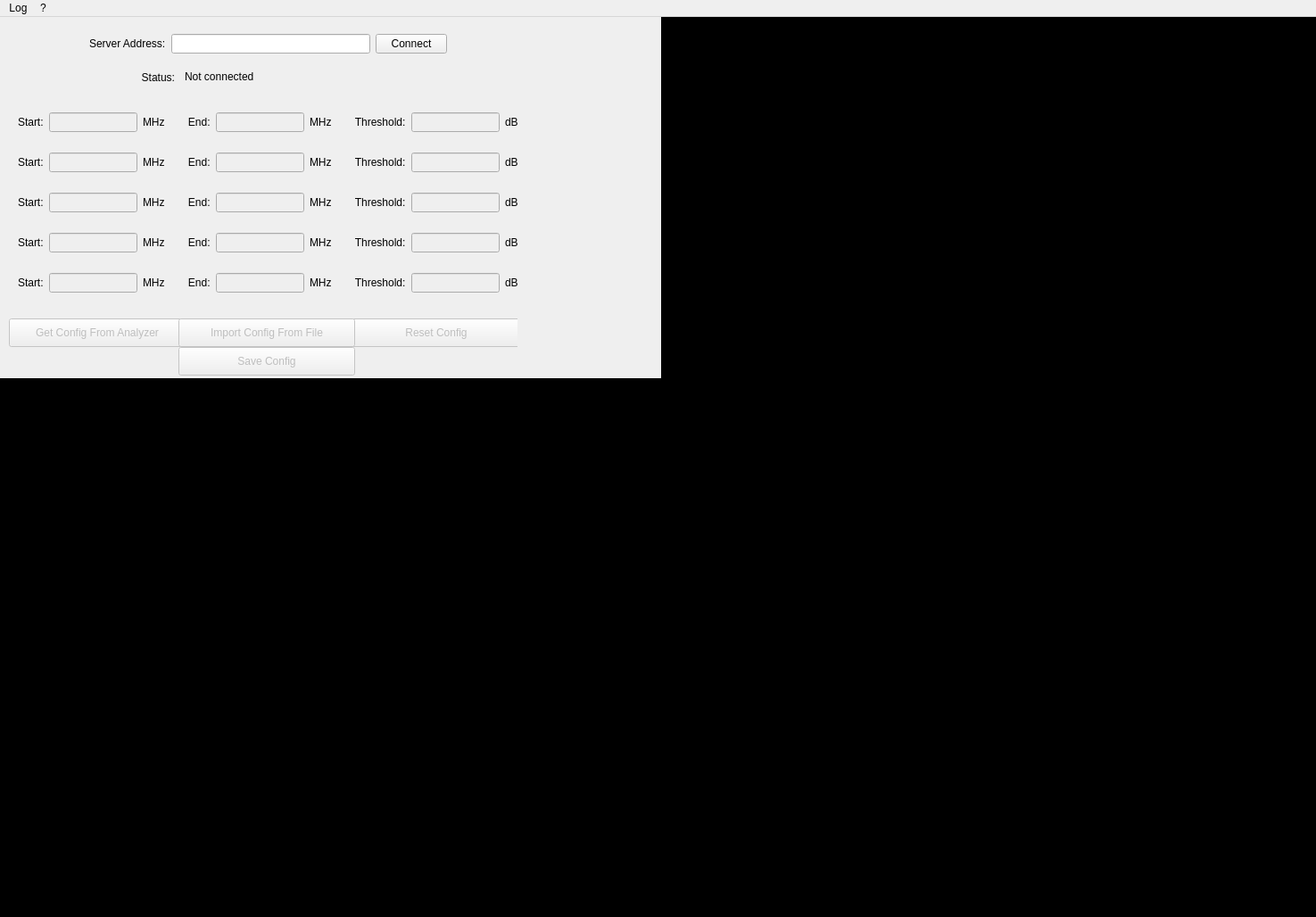
<?xml version="1.0" encoding="UTF-8"?>
<ui version="4.0">
 <class>MainWindow</class>
 <widget class="QMainWindow" name="MainWindow">
  <property name="geometry">
   <rect>
    <x>0</x>
    <y>0</y>
    <width>1475</width>
    <height>1028</height>
   </rect>
  </property>
  <property name="minimumSize">
   <size>
    <width>835</width>
    <height>690</height>
   </size>
  </property>
  <property name="windowTitle">
   <string>Nova</string>
  </property>
  <widget class="QWidget" name="centralwidget">
   <layout class="QVBoxLayout" name="verticalLayout">
    <property name="spacing">
     <number>0</number>
    </property>
    <property name="leftMargin">
     <number>0</number>
    </property>
    <property name="topMargin">
     <number>0</number>
    </property>
    <property name="rightMargin">
     <number>0</number>
    </property>
    <property name="bottomMargin">
     <number>0</number>
    </property>
    <item>
     <widget class="QFrame" name="frame_top">
      <property name="maximumSize">
       <size>
        <width>16777215</width>
        <height>405</height>
       </size>
      </property>
      <property name="frameShape">
       <enum>QFrame::NoFrame</enum>
      </property>
      <property name="frameShadow">
       <enum>QFrame::Raised</enum>
      </property>
      <layout class="QHBoxLayout" name="horizontalLayout">
       <property name="leftMargin">
        <number>0</number>
       </property>
       <property name="topMargin">
        <number>0</number>
       </property>
       <property name="rightMargin">
        <number>0</number>
       </property>
       <property name="bottomMargin">
        <number>12</number>
       </property>
       <item alignment="Qt::AlignLeft|Qt::AlignTop">
        <widget class="QFrame" name="frame_form">
         <property name="minimumSize">
          <size>
           <width>580</width>
           <height>405</height>
          </size>
         </property>
         <property name="maximumSize">
          <size>
           <width>580</width>
           <height>405</height>
          </size>
         </property>
         <property name="frameShape">
          <enum>QFrame::NoFrame</enum>
         </property>
         <property name="frameShadow">
          <enum>QFrame::Raised</enum>
         </property>
         <widget class="QPushButton" name="reset_btn">
          <property name="enabled">
           <bool>false</bool>
          </property>
          <property name="geometry">
           <rect>
            <x>390</x>
            <y>338</y>
            <width>198</width>
            <height>32</height>
           </rect>
          </property>
          <property name="text">
           <string>Reset Config</string>
          </property>
         </widget>
         <widget class="QWidget" name="gridLayoutWidget_2">
          <property name="geometry">
           <rect>
            <x>100</x>
            <y>10</y>
            <width>401</width>
            <height>41</height>
           </rect>
          </property>
          <layout class="QGridLayout" name="gridLayout_2">
           <item row="0" column="2">
            <widget class="QPushButton" name="connect_btn">
             <property name="text">
              <string>Connect</string>
             </property>
            </widget>
           </item>
           <item row="0" column="0">
            <widget class="QLabel" name="label_31">
             <property name="text">
              <string>Server Address:</string>
             </property>
            </widget>
           </item>
           <item row="0" column="1">
            <widget class="QLineEdit" name="address_entry"/>
           </item>
          </layout>
         </widget>
         <widget class="QPushButton" name="get_config_btn">
          <property name="enabled">
           <bool>false</bool>
          </property>
          <property name="geometry">
           <rect>
            <x>10</x>
            <y>338</y>
            <width>198</width>
            <height>32</height>
           </rect>
          </property>
          <property name="text">
           <string>Get Config From Analyzer</string>
          </property>
         </widget>
         <widget class="QPushButton" name="import_config_btn">
          <property name="enabled">
           <bool>false</bool>
          </property>
          <property name="geometry">
           <rect>
            <x>200</x>
            <y>338</y>
            <width>198</width>
            <height>32</height>
           </rect>
          </property>
          <property name="text">
           <string>Import Config From File</string>
          </property>
         </widget>
         <widget class="QWidget" name="gridLayoutWidget">
          <property name="geometry">
           <rect>
            <x>20</x>
            <y>90</y>
            <width>561</width>
            <height>241</height>
           </rect>
          </property>
          <layout class="QGridLayout" name="gridLayout">
           <item row="3" column="8">
            <widget class="QLabel" name="label_24">
             <property name="text">
              <string>dB</string>
             </property>
            </widget>
           </item>
           <item row="3" column="7">
            <widget class="QLineEdit" name="threshold_entries_3">
             <property name="enabled">
              <bool>false</bool>
             </property>
            </widget>
           </item>
           <item row="3" column="6">
            <widget class="QLabel" name="label_23">
             <property name="text">
              <string>   Threshold:</string>
             </property>
            </widget>
           </item>
           <item row="3" column="5">
            <widget class="QLabel" name="label_22">
             <property name="text">
              <string>MHz   </string>
             </property>
            </widget>
           </item>
           <item row="3" column="4">
            <widget class="QLineEdit" name="end_entries_3">
             <property name="enabled">
              <bool>false</bool>
             </property>
            </widget>
           </item>
           <item row="0" column="5">
            <widget class="QLabel" name="label_4">
             <property name="text">
              <string>MHz   </string>
             </property>
            </widget>
           </item>
           <item row="1" column="1">
            <widget class="QLineEdit" name="start_entries_1">
             <property name="enabled">
              <bool>false</bool>
             </property>
            </widget>
           </item>
           <item row="2" column="1">
            <widget class="QLineEdit" name="start_entries_2">
             <property name="enabled">
              <bool>false</bool>
             </property>
            </widget>
           </item>
           <item row="1" column="7">
            <widget class="QLineEdit" name="threshold_entries_1">
             <property name="enabled">
              <bool>false</bool>
             </property>
            </widget>
           </item>
           <item row="1" column="6">
            <widget class="QLabel" name="label_8">
             <property name="text">
              <string>   Threshold:</string>
             </property>
            </widget>
           </item>
           <item row="1" column="8">
            <widget class="QLabel" name="label_9">
             <property name="text">
              <string>dB</string>
             </property>
            </widget>
           </item>
           <item row="0" column="4">
            <widget class="QLineEdit" name="end_entries_0">
             <property name="enabled">
              <bool>false</bool>
             </property>
            </widget>
           </item>
           <item row="0" column="1">
            <widget class="QLineEdit" name="start_entries_0">
             <property name="enabled">
              <bool>false</bool>
             </property>
            </widget>
           </item>
           <item row="0" column="8">
            <widget class="QLabel" name="label_6">
             <property name="text">
              <string>dB</string>
             </property>
            </widget>
           </item>
           <item row="0" column="7">
            <widget class="QLineEdit" name="threshold_entries_0">
             <property name="enabled">
              <bool>false</bool>
             </property>
            </widget>
           </item>
           <item row="1" column="2">
            <widget class="QLabel" name="label_11">
             <property name="text">
              <string>MHz   </string>
             </property>
            </widget>
           </item>
           <item row="2" column="0">
            <widget class="QLabel" name="label_13">
             <property name="text">
              <string>Start:</string>
             </property>
            </widget>
           </item>
           <item row="1" column="0">
            <widget class="QLabel" name="label_10">
             <property name="text">
              <string>Start:</string>
             </property>
            </widget>
           </item>
           <item row="1" column="5">
            <widget class="QLabel" name="label_7">
             <property name="text">
              <string>MHz   </string>
             </property>
            </widget>
           </item>
           <item row="0" column="2">
            <widget class="QLabel" name="label_2">
             <property name="text">
              <string>MHz   </string>
             </property>
            </widget>
           </item>
           <item row="0" column="0">
            <widget class="QLabel" name="label">
             <property name="text">
              <string>Start:</string>
             </property>
            </widget>
           </item>
           <item row="0" column="3">
            <widget class="QLabel" name="label_3">
             <property name="text">
              <string>   End:</string>
             </property>
            </widget>
           </item>
           <item row="2" column="2">
            <widget class="QLabel" name="label_14">
             <property name="text">
              <string>MHz   </string>
             </property>
            </widget>
           </item>
           <item row="1" column="4">
            <widget class="QLineEdit" name="end_entries_1">
             <property name="enabled">
              <bool>false</bool>
             </property>
            </widget>
           </item>
           <item row="1" column="3">
            <widget class="QLabel" name="label_12">
             <property name="text">
              <string>   End:</string>
             </property>
            </widget>
           </item>
           <item row="0" column="6">
            <widget class="QLabel" name="label_5">
             <property name="text">
              <string>   Threshold:</string>
             </property>
            </widget>
           </item>
           <item row="2" column="3">
            <widget class="QLabel" name="label_15">
             <property name="text">
              <string>   End:</string>
             </property>
            </widget>
           </item>
           <item row="2" column="4">
            <widget class="QLineEdit" name="end_entries_2">
             <property name="enabled">
              <bool>false</bool>
             </property>
            </widget>
           </item>
           <item row="2" column="5">
            <widget class="QLabel" name="label_16">
             <property name="text">
              <string>MHz   </string>
             </property>
            </widget>
           </item>
           <item row="2" column="6">
            <widget class="QLabel" name="label_17">
             <property name="text">
              <string>   Threshold:</string>
             </property>
            </widget>
           </item>
           <item row="2" column="7">
            <widget class="QLineEdit" name="threshold_entries_2">
             <property name="enabled">
              <bool>false</bool>
             </property>
            </widget>
           </item>
           <item row="2" column="8">
            <widget class="QLabel" name="label_18">
             <property name="text">
              <string>dB</string>
             </property>
            </widget>
           </item>
           <item row="3" column="0">
            <widget class="QLabel" name="label_19">
             <property name="text">
              <string>Start:</string>
             </property>
            </widget>
           </item>
           <item row="3" column="1">
            <widget class="QLineEdit" name="start_entries_3">
             <property name="enabled">
              <bool>false</bool>
             </property>
            </widget>
           </item>
           <item row="3" column="2">
            <widget class="QLabel" name="label_20">
             <property name="text">
              <string>MHz   </string>
             </property>
            </widget>
           </item>
           <item row="3" column="3">
            <widget class="QLabel" name="label_21">
             <property name="text">
              <string>   End:</string>
             </property>
            </widget>
           </item>
           <item row="4" column="0">
            <widget class="QLabel" name="label_25">
             <property name="text">
              <string>Start:</string>
             </property>
            </widget>
           </item>
           <item row="4" column="2">
            <widget class="QLabel" name="label_26">
             <property name="text">
              <string>MHz   </string>
             </property>
            </widget>
           </item>
           <item row="4" column="1">
            <widget class="QLineEdit" name="start_entries_4">
             <property name="enabled">
              <bool>false</bool>
             </property>
            </widget>
           </item>
           <item row="4" column="8">
            <widget class="QLabel" name="label_30">
             <property name="text">
              <string>dB</string>
             </property>
            </widget>
           </item>
           <item row="4" column="7">
            <widget class="QLineEdit" name="threshold_entries_4">
             <property name="enabled">
              <bool>false</bool>
             </property>
            </widget>
           </item>
           <item row="4" column="6">
            <widget class="QLabel" name="label_29">
             <property name="text">
              <string>   Threshold:</string>
             </property>
            </widget>
           </item>
           <item row="4" column="5">
            <widget class="QLabel" name="label_28">
             <property name="text">
              <string>MHz   </string>
             </property>
            </widget>
           </item>
           <item row="4" column="4">
            <widget class="QLineEdit" name="end_entries_4">
             <property name="enabled">
              <bool>false</bool>
             </property>
            </widget>
           </item>
           <item row="4" column="3">
            <widget class="QLabel" name="label_27">
             <property name="text">
              <string>   End:</string>
             </property>
            </widget>
           </item>
          </layout>
         </widget>
         <widget class="QLabel" name="label_32">
          <property name="geometry">
           <rect>
            <x>98</x>
            <y>57</y>
            <width>98</width>
            <height>21</height>
           </rect>
          </property>
          <property name="layoutDirection">
           <enum>Qt::LeftToRight</enum>
          </property>
          <property name="text">
           <string>Status:</string>
          </property>
          <property name="alignment">
           <set>Qt::AlignRight|Qt::AlignTrailing|Qt::AlignVCenter</set>
          </property>
         </widget>
         <widget class="QPushButton" name="save_btn">
          <property name="enabled">
           <bool>false</bool>
          </property>
          <property name="geometry">
           <rect>
            <x>200</x>
            <y>370</y>
            <width>198</width>
            <height>32</height>
           </rect>
          </property>
          <property name="text">
           <string>Save Config</string>
          </property>
         </widget>
         <widget class="QLabel" name="connected_status_label">
          <property name="geometry">
           <rect>
            <x>207</x>
            <y>60</y>
            <width>361</width>
            <height>41</height>
           </rect>
          </property>
          <property name="text">
           <string>Not connected</string>
          </property>
          <property name="alignment">
           <set>Qt::AlignLeading|Qt::AlignLeft|Qt::AlignTop</set>
          </property>
         </widget>
         <widget class="QLabel" name="X_coord_label">
          <property name="geometry">
           <rect>
            <x>480</x>
            <y>380</y>
            <width>101</width>
            <height>20</height>
           </rect>
          </property>
          <property name="text">
           <string> </string>
          </property>
         </widget>
        </widget>
       </item>
       <item alignment="Qt::AlignTop">
        <widget class="QFrame" name="frame_top_plot">
         <property name="minimumSize">
          <size>
           <width>100</width>
           <height>405</height>
          </size>
         </property>
         <property name="maximumSize">
          <size>
           <width>16777215</width>
           <height>405</height>
          </size>
         </property>
         <property name="styleSheet">
          <string notr="true">background-color: rgb(0, 0, 0);</string>
         </property>
         <property name="frameShape">
          <enum>QFrame::NoFrame</enum>
         </property>
         <property name="frameShadow">
          <enum>QFrame::Raised</enum>
         </property>
         <layout class="QVBoxLayout" name="verticalLayout_2">
          <property name="leftMargin">
           <number>0</number>
          </property>
          <property name="topMargin">
           <number>0</number>
          </property>
          <property name="rightMargin">
           <number>0</number>
          </property>
          <property name="bottomMargin">
           <number>12</number>
          </property>
          <item>
           <widget class="PlotWidget" name="graphSpectrum_0" native="true">
            <property name="styleSheet">
             <string notr="true"/>
            </property>
           </widget>
          </item>
          <item>
           <widget class="PlotWidget" name="graphWFall_0" native="true"/>
          </item>
         </layout>
        </widget>
       </item>
      </layout>
     </widget>
    </item>
    <item>
     <widget class="QFrame" name="frame_bottom">
      <property name="minimumSize">
       <size>
        <width>0</width>
        <height>200</height>
       </size>
      </property>
      <property name="styleSheet">
       <string notr="true">background-color: rgb(0, 0, 0);</string>
      </property>
      <property name="frameShape">
       <enum>QFrame::StyledPanel</enum>
      </property>
      <property name="frameShadow">
       <enum>QFrame::Raised</enum>
      </property>
      <layout class="QHBoxLayout" name="horizontalLayout_2">
       <property name="leftMargin">
        <number>0</number>
       </property>
       <property name="topMargin">
        <number>3</number>
       </property>
       <property name="rightMargin">
        <number>0</number>
       </property>
       <property name="bottomMargin">
        <number>0</number>
       </property>
       <item>
        <widget class="QFrame" name="frame_bottom_left">
         <property name="frameShape">
          <enum>QFrame::NoFrame</enum>
         </property>
         <property name="frameShadow">
          <enum>QFrame::Raised</enum>
         </property>
         <layout class="QVBoxLayout" name="verticalLayout_4">
          <property name="leftMargin">
           <number>0</number>
          </property>
          <property name="topMargin">
           <number>0</number>
          </property>
          <property name="rightMargin">
           <number>0</number>
          </property>
          <property name="bottomMargin">
           <number>0</number>
          </property>
          <item>
           <widget class="PlotWidget" name="graphSpectrum_1" native="true"/>
          </item>
          <item>
           <widget class="PlotWidget" name="graphWFall_1" native="true"/>
          </item>
          <item>
           <widget class="PlotWidget" name="graphSpectrum_2" native="true"/>
          </item>
          <item>
           <widget class="PlotWidget" name="graphWFall_2" native="true"/>
          </item>
         </layout>
        </widget>
       </item>
       <item>
        <widget class="QFrame" name="frame_bottom_right">
         <property name="frameShape">
          <enum>QFrame::NoFrame</enum>
         </property>
         <property name="frameShadow">
          <enum>QFrame::Raised</enum>
         </property>
         <layout class="QVBoxLayout" name="verticalLayout_5">
          <property name="leftMargin">
           <number>0</number>
          </property>
          <property name="topMargin">
           <number>0</number>
          </property>
          <property name="rightMargin">
           <number>0</number>
          </property>
          <property name="bottomMargin">
           <number>0</number>
          </property>
          <item>
           <widget class="PlotWidget" name="graphSpectrum_3" native="true"/>
          </item>
          <item>
           <widget class="PlotWidget" name="graphWFall_3" native="true"/>
          </item>
          <item>
           <widget class="PlotWidget" name="graphSpectrum_4" native="true"/>
          </item>
          <item>
           <widget class="PlotWidget" name="graphWFall_4" native="true"/>
          </item>
         </layout>
        </widget>
       </item>
      </layout>
     </widget>
    </item>
   </layout>
  </widget>
  <widget class="QMenuBar" name="menubar">
   <property name="geometry">
    <rect>
     <x>0</x>
     <y>0</y>
     <width>1475</width>
     <height>24</height>
    </rect>
   </property>
   <widget class="QMenu" name="menu123">
    <property name="title">
     <string>Log</string>
    </property>
    <addaction name="menu_show_log"/>
   </widget>
   <widget class="QMenu" name="menu">
    <property name="title">
     <string>?</string>
    </property>
    <addaction name="menu_show_help"/>
   </widget>
   <addaction name="menu123"/>
   <addaction name="menu"/>
  </widget>
  <action name="menu_show_log">
   <property name="text">
    <string>Show Log Window</string>
   </property>
  </action>
  <action name="menu_show_help">
   <property name="text">
    <string>Help</string>
   </property>
  </action>
 </widget>
 <customwidgets>
  <customwidget>
   <class>PlotWidget</class>
   <extends>QWidget</extends>
   <header>pyqtgraph</header>
   <container>1</container>
  </customwidget>
 </customwidgets>
 <tabstops>
  <tabstop>address_entry</tabstop>
  <tabstop>connect_btn</tabstop>
  <tabstop>start_entries_0</tabstop>
  <tabstop>end_entries_0</tabstop>
  <tabstop>threshold_entries_0</tabstop>
  <tabstop>start_entries_1</tabstop>
  <tabstop>end_entries_1</tabstop>
  <tabstop>threshold_entries_1</tabstop>
  <tabstop>start_entries_2</tabstop>
  <tabstop>end_entries_2</tabstop>
  <tabstop>threshold_entries_2</tabstop>
  <tabstop>start_entries_3</tabstop>
  <tabstop>end_entries_3</tabstop>
  <tabstop>threshold_entries_3</tabstop>
  <tabstop>start_entries_4</tabstop>
  <tabstop>end_entries_4</tabstop>
  <tabstop>threshold_entries_4</tabstop>
  <tabstop>save_btn</tabstop>
 </tabstops>
 <resources/>
 <connections/>
</ui>
